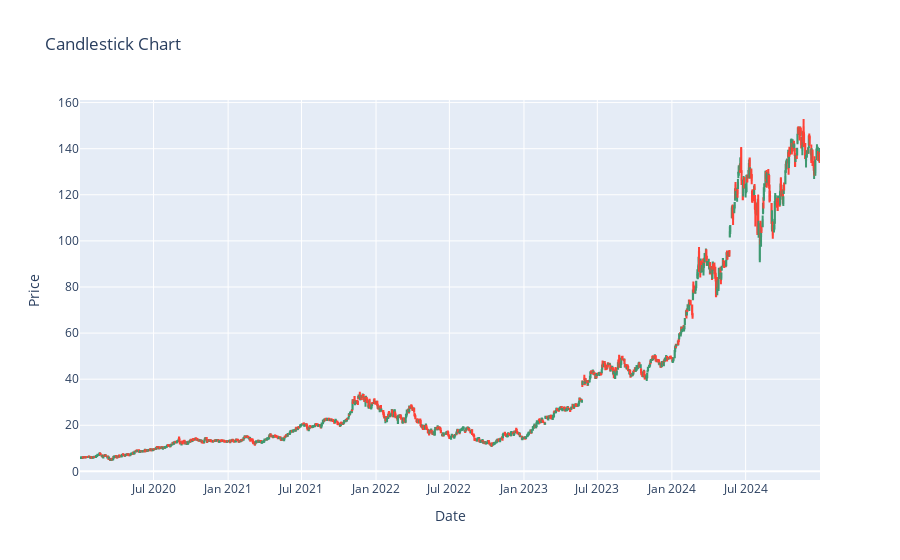

The cell this chart's notebook holds for it:
### Code cell
# Flatten the MultiIndex columns


# Rename columns for simplicity


# Ensure index is datetime


# Create the candlestick chart
fig = go.Figure(
    data=[
        go.Candlestick(
            x=df.index,  # Dates from the index
            open=df['Open'],  # Open prices
            high=df['High'],  # High prices
            low=df['Low'],    # Low prices
            close=df['Close'] # Close prices
        )
    ]
)

# Update layout
fig.update_layout(
    title='Candlestick Chart',
    xaxis_title='Date',
    yaxis_title='Price',
    xaxis_rangeslider_visible=False
)

# Show the plot
fig.show()

### Figure 1 — Plotly figure (JSON) as saved in the notebook; plotly's stock layout.template omitted (floating-point values rounded to 4 significant figures; data arrays with more than 128 entries replaced by an {"elided": "..."} marker saying what was removed)
{"data": [{"close": {"elided": "1258 float values"}, "high": {"elided": "1258 float values"}, "low": {"elided": "1258 float values"}, "open": {"elided": "1258 float values"}, "type": "candlestick", "x": {"elided": "1258 str values"}}], "layout": {"title": {"text": "Candlestick Chart"}, "xaxis": {"rangeslider": {"visible": false}, "title": {"text": "Date"}}, "yaxis": {"title": {"text": "Price"}}}}
